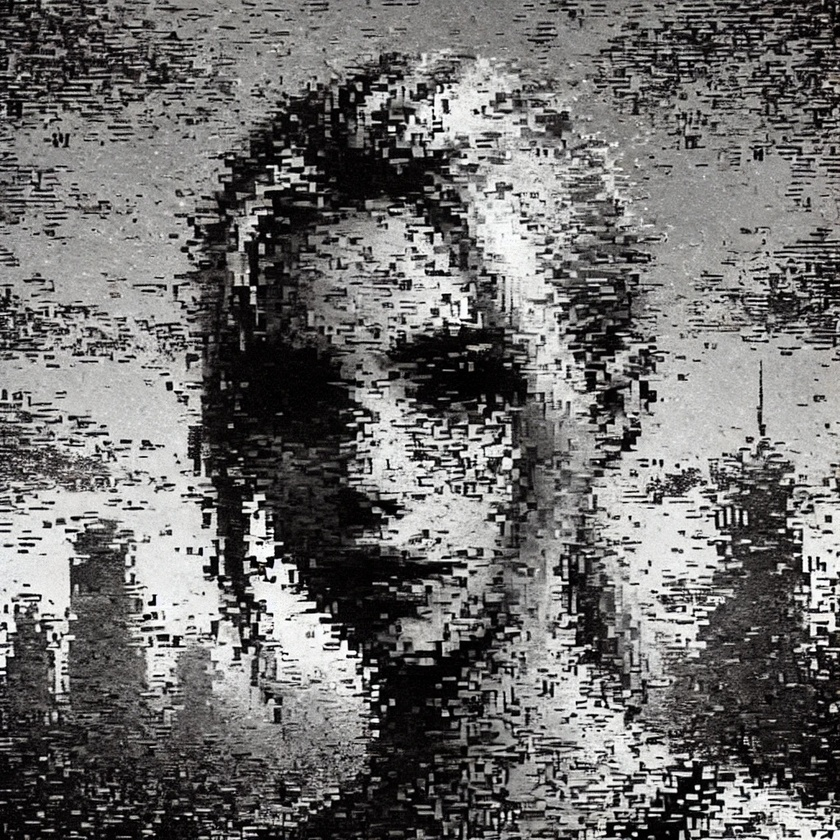
#> input picture ai image with noisy.jpg, 840 x 840 px, shrunk from 1024 x 1024 before the run
$ jupyter execute morfolojiIslemleri.ipynb
#> lines starting #> are read from the running program, lines starting #| are printed output that depends on the picture
[cell 1]
import cv2
import numpy as np
from matplotlib import pyplot as plt

# Görüntüyü yükle
image = cv2.imread('ai image with noisy.jpg', cv2.IMREAD_GRAYSCALE)
#> image: shape (840, 840); min 0, max 255, mean 109.6

# Çekirdek (kernel) tanımla
kernel = np.ones((5, 5), np.uint8)

# Morfolojik işlemler
erosion = cv2.erode(image, kernel, iterations=1)
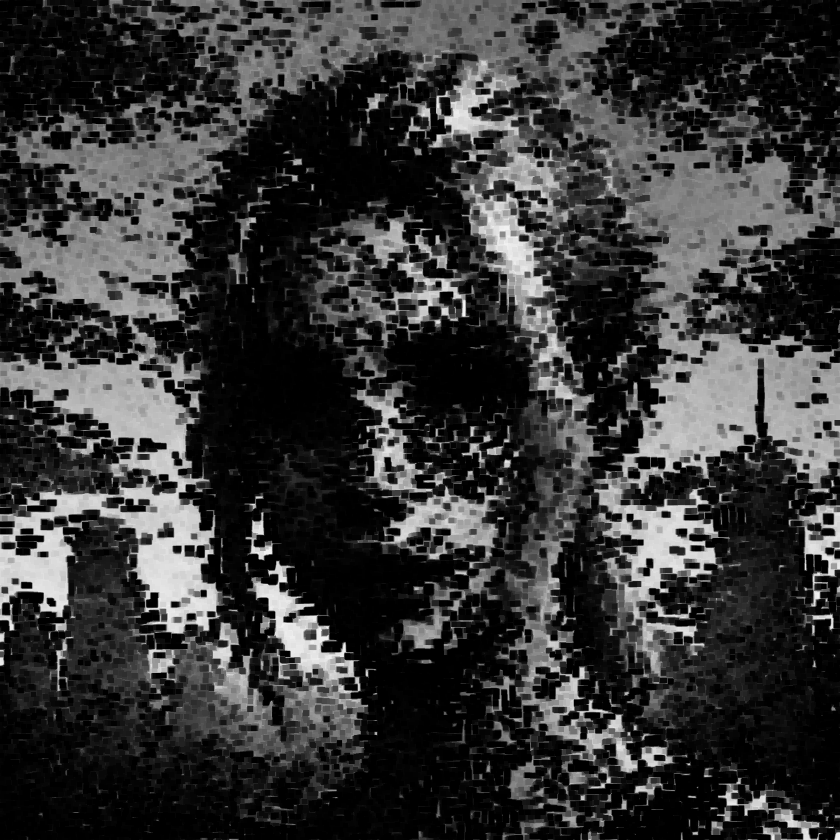
#> erosion: shape (840, 840); min 0, max 248, mean 54.5
dilation = cv2.dilate(image, kernel, iterations=1)
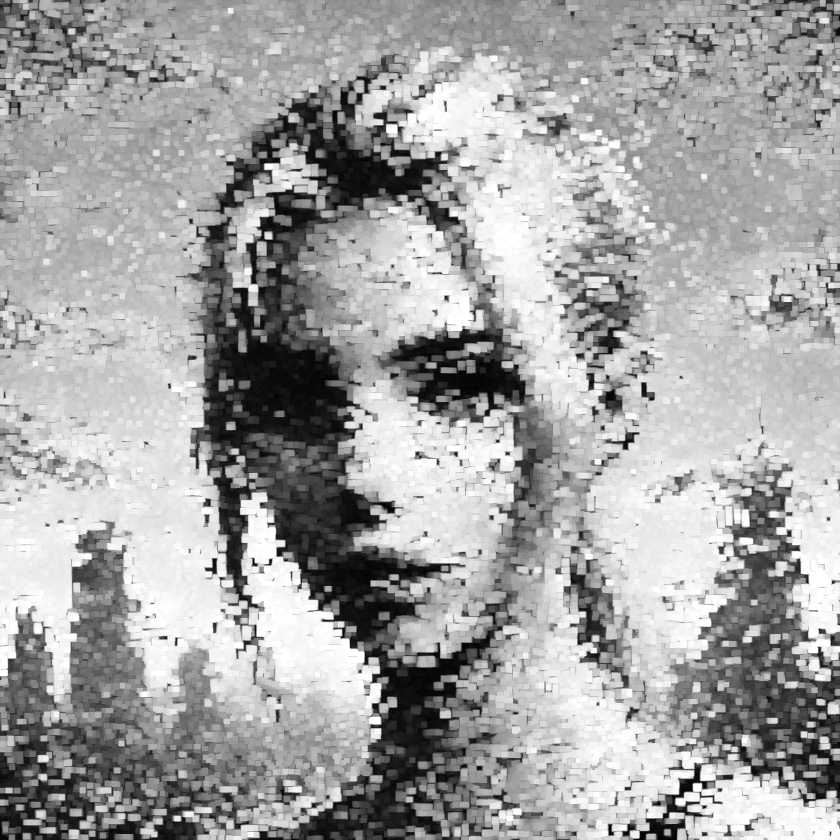
#> dilation: shape (840, 840); min 1, max 255, mean 163.4
opening = cv2.morphologyEx(image, cv2.MORPH_OPEN, kernel)
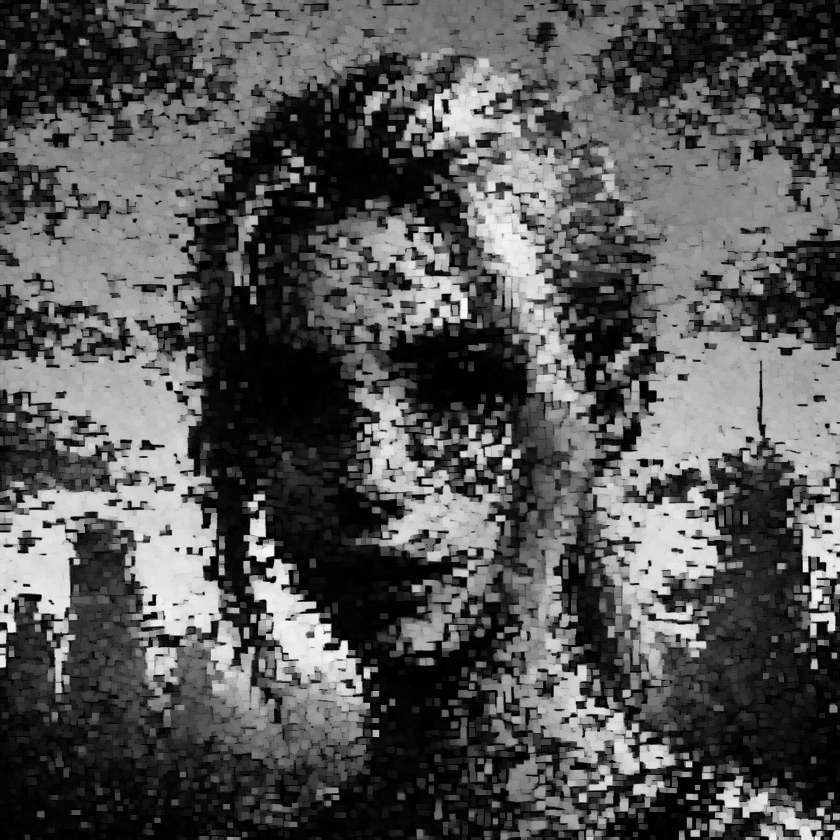
#> opening: shape (840, 840); min 0, max 248, mean 85.1
closing = cv2.morphologyEx(image, cv2.MORPH_CLOSE, kernel)
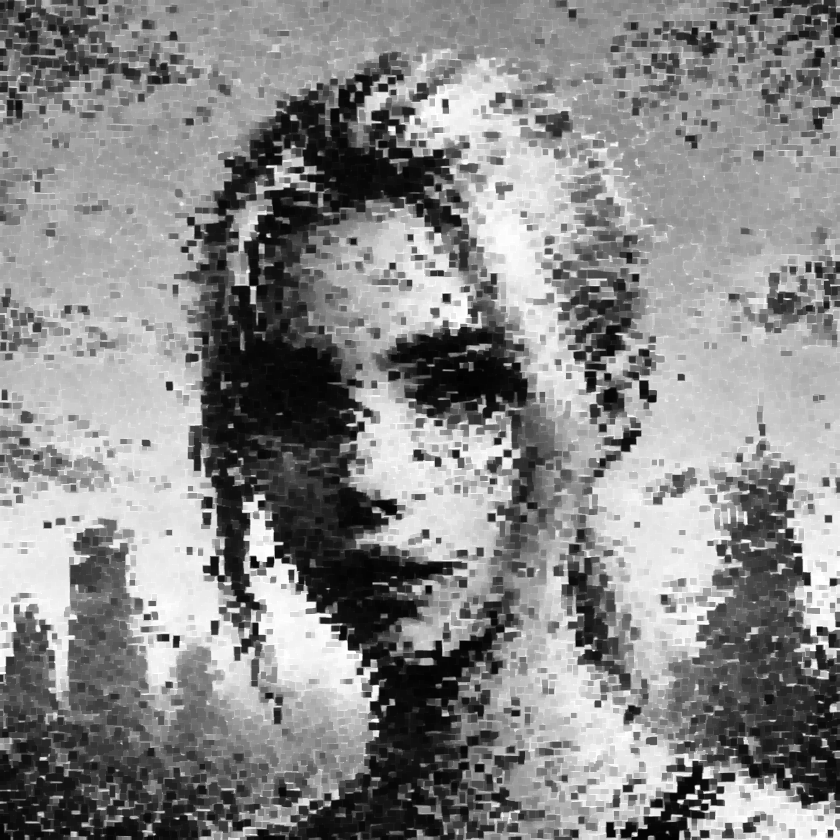
#> closing: shape (840, 840); min 1, max 255, mean 135.6
gradient = cv2.morphologyEx(image, cv2.MORPH_GRADIENT, kernel)
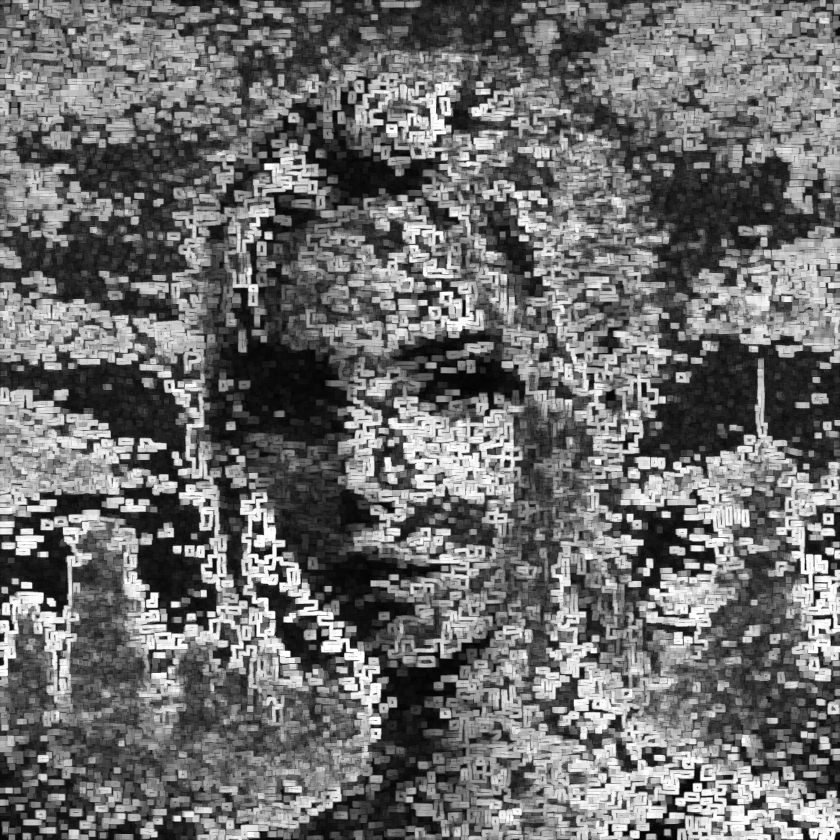
#> gradient: shape (840, 840); min 1, max 255, mean 109
tophat = cv2.morphologyEx(image, cv2.MORPH_TOPHAT, kernel)
blackhat = cv2.morphologyEx(image, cv2.MORPH_BLACKHAT, kernel)
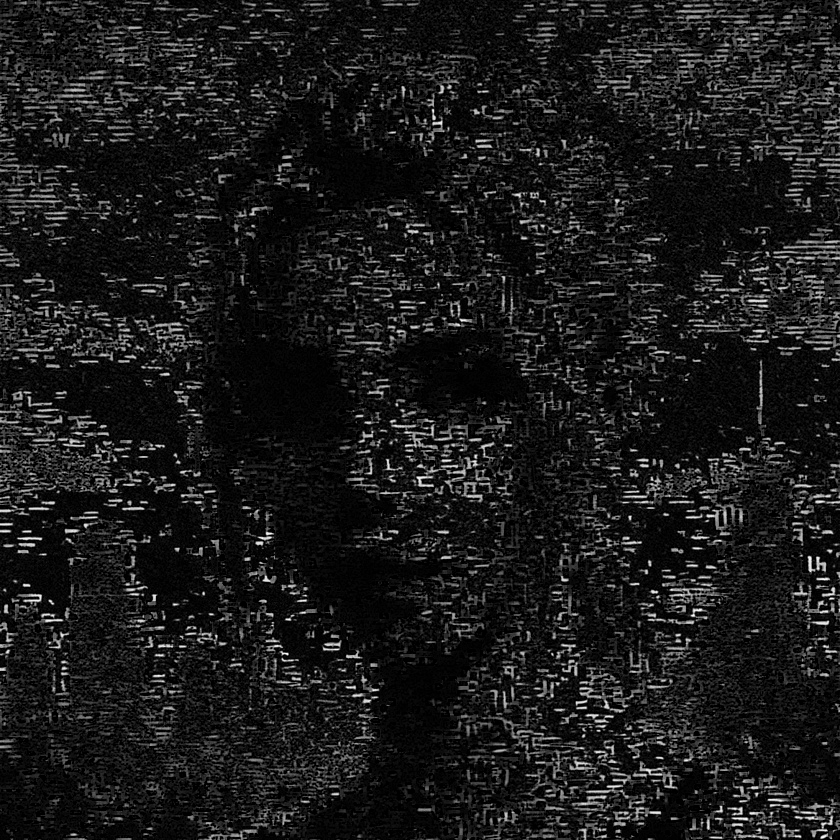
#> blackhat: shape (840, 840); min 0, max 255, mean 26.1

# Sonuçları görselleştir
titles = ['Original Image', 'Erosion', 'Dilation', 'Opening', 'Closing', 'Gradient', 'Tophat', 'Blackhat']
images = [image, erosion, dilation, opening, closing, gradient, tophat, blackhat]

plt.figure(figsize=(15, 10))
for i in range(8):
    plt.subplot(2, 4, i+1)
    plt.imshow(images[i], cmap='gray')
    plt.title(titles[i])
    plt.axis('off')

plt.tight_layout()
plt.show()

$ run again, with Gemini_Generated_Image_lk1cj7lk1cj7lk1c.jpg copied over ai image with noisy.jpg
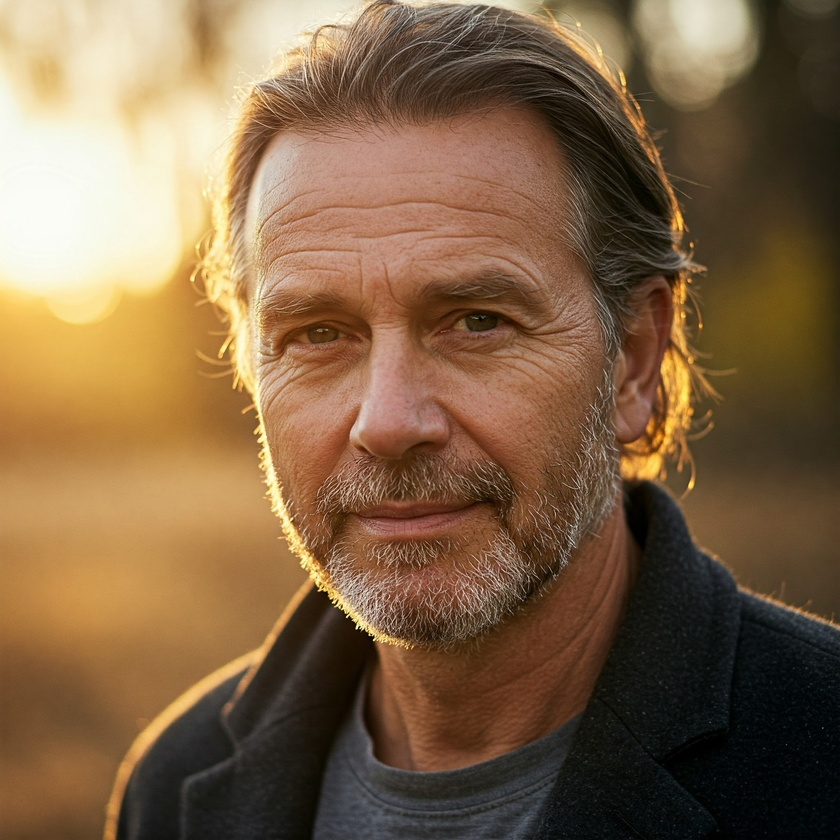
#> input picture Gemini_Generated_Image_lk1cj7lk1cj7lk1c.jpg, 840 x 840 px, shrunk from 2048 x 2048 before the run
#> `closing = cv2.morphologyEx(image, cv2.MORPH_CLOSE, kernel)`:
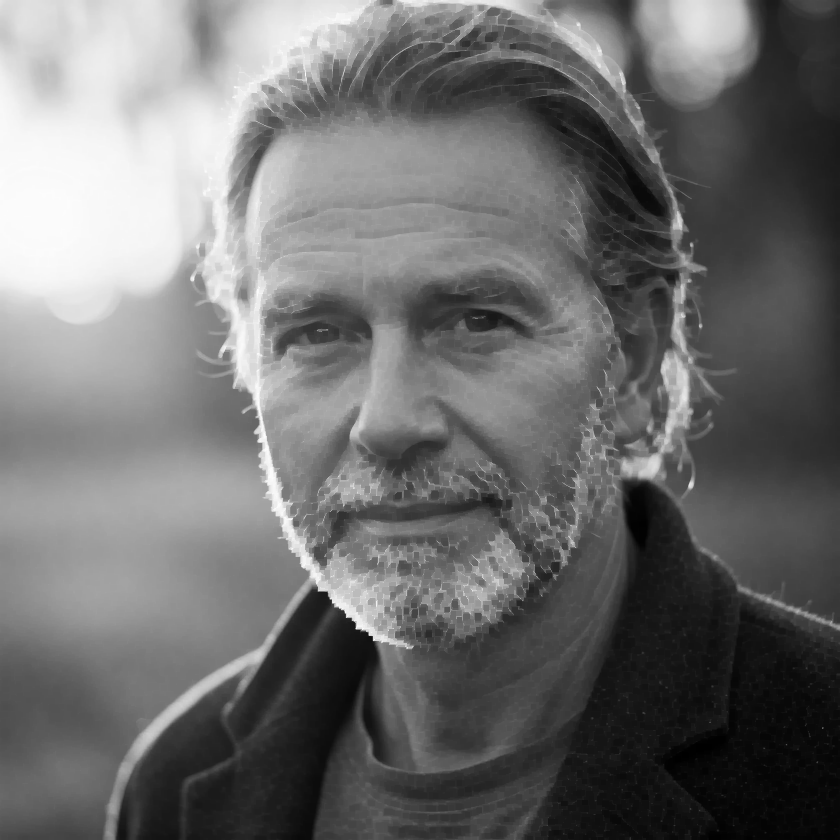
#> closing: shape (840, 840); min 0, max 254, mean 110.5
#> `blackhat = cv2.morphologyEx(image, cv2.MORPH_BLACKHAT, kernel)`:
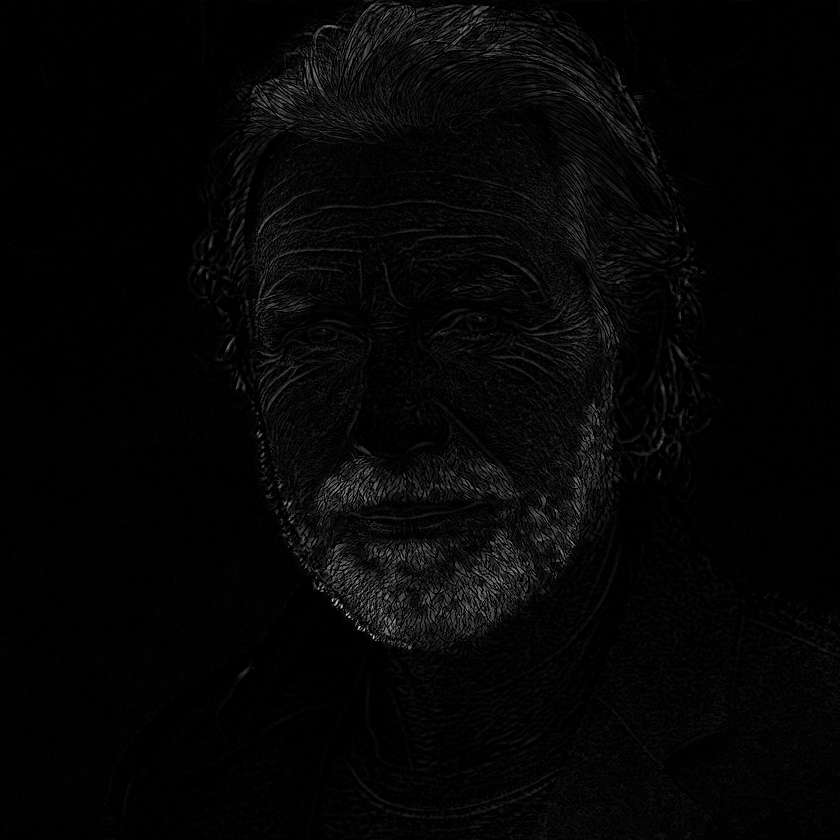
#> blackhat: shape (840, 840); min 0, max 219, mean 5.3

$ run again, with with color.jpg copied over ai image with noisy.jpg
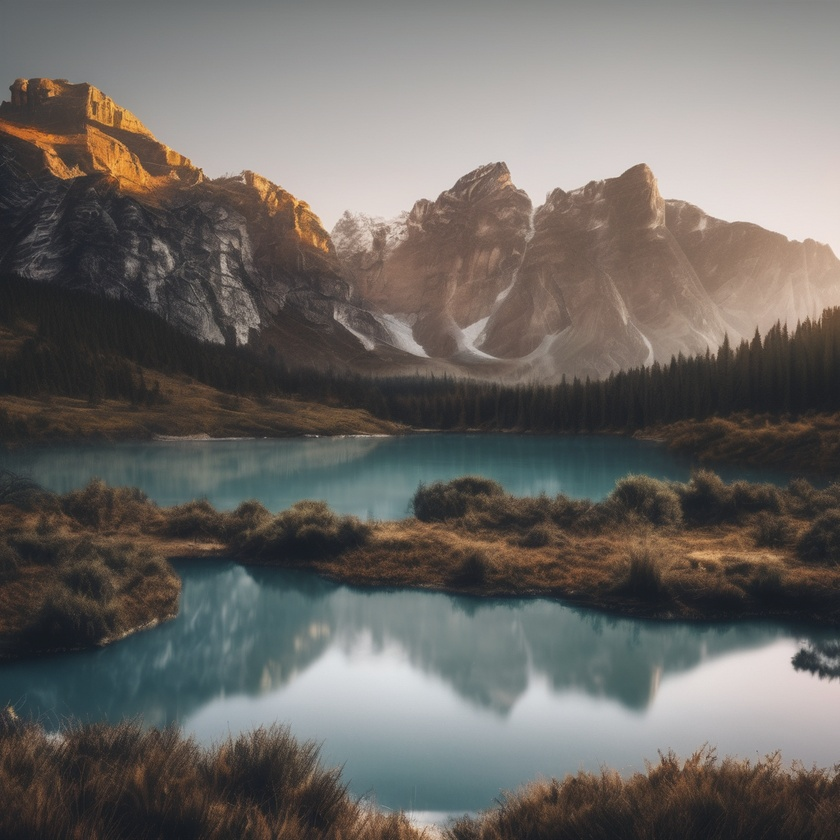
#> input picture with color.jpg, 840 x 840 px, shrunk from 1024 x 1024 before the run
#> `dilation = cv2.dilate(image, kernel, iterations=1)`:
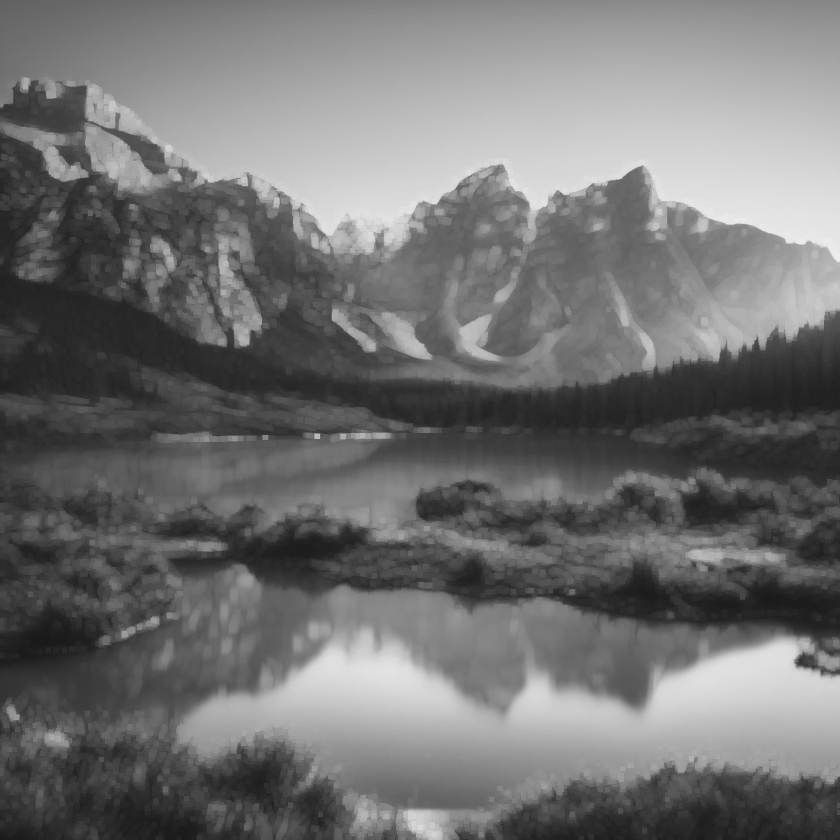
#> dilation: shape (840, 840); min 26, max 238, mean 114.2
#> `tophat = cv2.morphologyEx(image, cv2.MORPH_TOPHAT, kernel)`:
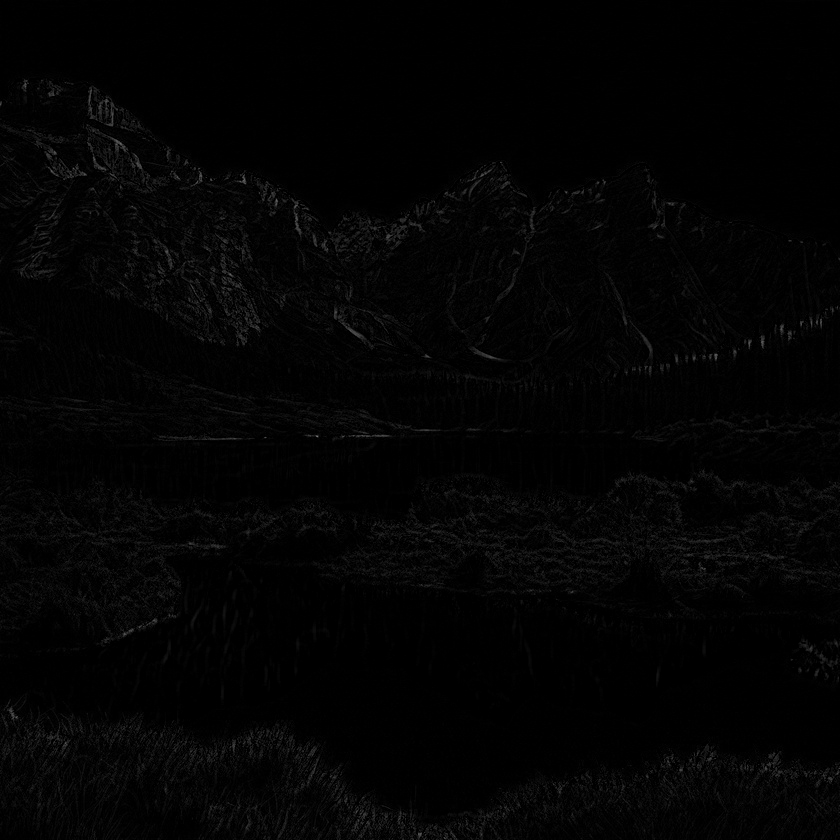
#> tophat: shape (840, 840); min 0, max 123, mean 3.4
